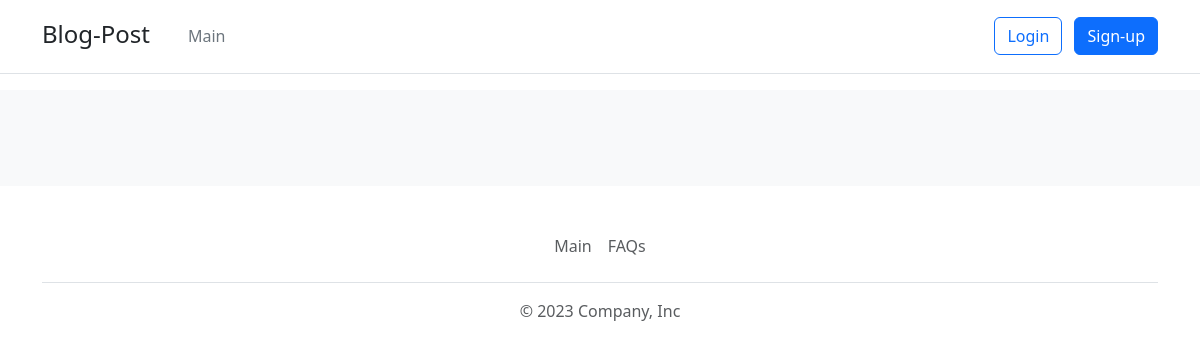
Before: / with the older database file.
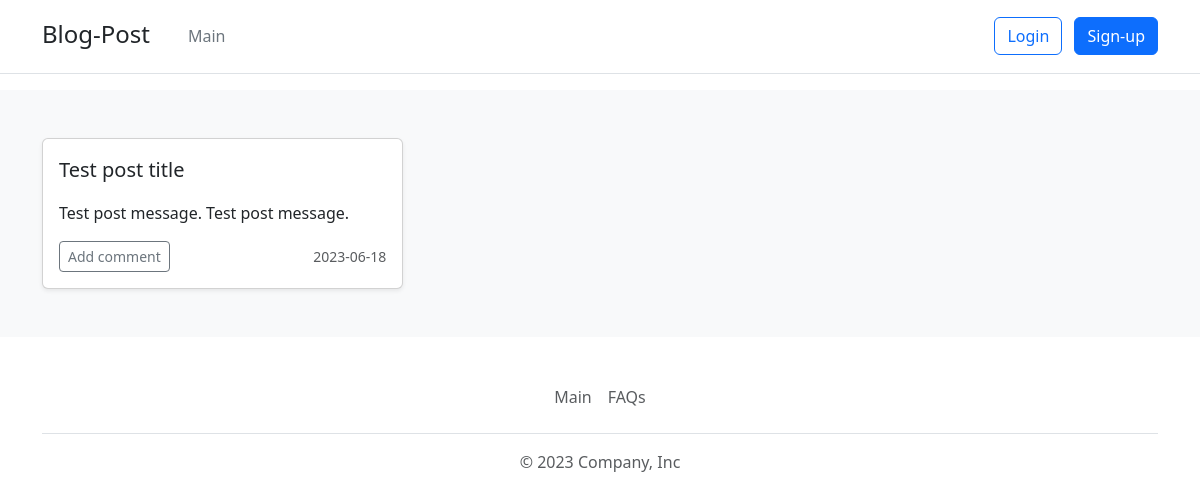
After: the same page with the newer database file.
### tables this page shows
CREATE TABLE `post` (
  `id` int(11) NOT NULL,
  `title` varchar(128) NOT NULL,
  `message` text NOT NULL,
  `comments_num` int(11) NOT NULL,
  `comments` text NOT NULL,
  `author` varchar(64) NOT NULL,
  `date` date NOT NULL
);

### index.php (the view, shortened to what this page needs)
<?php
    require './backend/connect.php';
    $postData = $conn->query("SELECT * FROM `post`");
?>
<!DOCTYPE html>
<html lang="en">
<head>
    <link href="https://cdn.jsdelivr.net/npm/bootstrap@5.3.0/dist/css/bootstrap.min.css" rel="stylesheet"
>
</head>
<body>
    <header class="p-3 mb-3 border-bottom">
        <div class="container">
            <div class="d-flex flex-wrap align-items-center justify-content-center justify-content-lg-start">
                <h1 class="fs-4 mt-1" style="margin-right: 30px;">Blog-Post</h1>
                <ul class="nav col-12 col-lg-auto me-lg-auto mb-2 justify-content-center mb-md-0">
                    <li><a href="#" class="nav-link px-2 link-secondary">Main</a></li>
                </ul>
                <?php if(!empty($_COOKIE['email']) && !empty($_COOKIE['name'])): ?>
                <div class="dropdown text-end">
                    <a href="#" class="d-block link-body-emphasis text-decoration-none dropdown-toggle"
                        data-bs-toggle="dropdown" aria-expanded="false">
                        <img src="./images/user.png" alt="mdo" width="32" height="32" class="rounded-circle">
                    </a>
                    <ul class="dropdown-menu text-small">
                        <li><a class="dropdown-item" href="./user/dashboard">Dashboard</a></li>
                        <li><a class="dropdown-item" href="./user/new-post">New post</a></li>
                        <li><a class="dropdown-item" href="./user/profile">Profile</a></li>
                        <li>
                            <hr class="dropdown-divider">
                        </li>
                        <li><a class="dropdown-item" href="./backend/sign-out.php">Sign out</a></li>
                    </ul>
                </div>
                <?php else: ?>
                <div class="col-md-3 text-end">
                    <a href="./auth/sign-in" class="btn btn-outline-primary me-2">Login</a>
                    <a href="./auth/sign-up" class="btn btn-primary">Sign-up</a>
                </div>
                <?php endif; ?>
            </div>
        </div>
    </header>
    <div class="album py-5 bg-body-tertiary">
        <div class="container">
            <div class="row row-cols-1 row-cols-sm-2 row-cols-md-3 g-3">
                <?php
                foreach($postData as $post){
                    echo '
                        <div class="col">
                            <div class="card shadow-sm">
                                <div class="card-body">
                                    <p class="card-text fs-5" style="font-weight: 500;">'.$post['title'].'</p>
                                    <p class="card-text">'.$post['message'].'</p>
                                    <div class="d-flex justify-content-between align-items-center">
                                        <div class="btn-group">
                                            <a href="./comment.php?post='.$post['id'].'" class="btn btn-sm btn-outline-secondary">Add comment</a>
                                        </div>
                                        <small class="text-body-secondary">'.$post['date'].'</small>
                                    </div>
                                </div>
                            </div>
                        </div>
                    ';
                }
                ?>
            </div>
        </div>
    </div>
    <div class="container">
        <footer class="py-3 my-4">
            <ul class="nav justify-content-center border-bottom pb-3 mb-3">
                <li class="nav-item"><a href="#" class="nav-link px-2 text-body-secondary">Main</a></li>
                <li class="nav-item"><a href="#" class="nav-link px-2 text-body-secondary">FAQs</a></li>
            </ul>
            <p class="text-center text-body-secondary">© 2023 Company, Inc</p>
        </footer>
    </div>
</body>
</html>

Changed rows visible on the page:
added post: title "Test post title", message "Test post message. Test post message.", date "2023-06-18"
